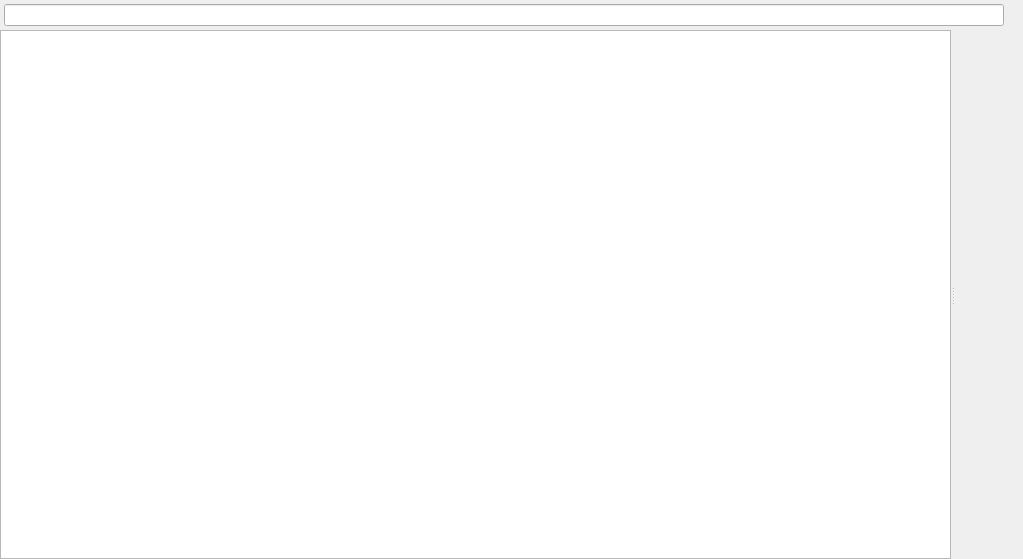
<?xml version="1.0" encoding="UTF-8"?>
<ui version="4.0">
 <class>ImageViewer</class>
 <widget class="QWidget" name="ImageViewer">
  <property name="geometry">
   <rect>
    <x>0</x>
    <y>0</y>
    <width>1023</width>
    <height>559</height>
   </rect>
  </property>
  <layout class="QVBoxLayout">
   <property name="spacing">
    <number>0</number>
   </property>
   <property name="leftMargin">
    <number>0</number>
   </property>
   <property name="topMargin">
    <number>0</number>
   </property>
   <property name="rightMargin">
    <number>0</number>
   </property>
   <property name="bottomMargin">
    <number>0</number>
   </property>
   <item>
    <layout class="QHBoxLayout" name="_2">
     <property name="spacing">
      <number>8</number>
     </property>
     <property name="leftMargin">
      <number>4</number>
     </property>
     <property name="topMargin">
      <number>4</number>
     </property>
     <property name="rightMargin">
      <number>4</number>
     </property>
     <property name="bottomMargin">
      <number>4</number>
     </property>
     <item>
      <widget class="QLineEdit" name="filter"/>
     </item>
     <item>
      <widget class="QLabel" name="count"/>
     </item>
    </layout>
   </item>
   <item>
    <widget class="QSplitter" name="splitter">
     <property name="sizePolicy">
      <sizepolicy hsizetype="Expanding" vsizetype="Expanding">
       <horstretch>0</horstretch>
       <verstretch>0</verstretch>
      </sizepolicy>
     </property>
     <property name="orientation">
      <enum>Qt::Orientation::Horizontal</enum>
     </property>
     <widget class="QListView" name="images">
      <property name="verticalScrollBarPolicy">
       <enum>Qt::ScrollBarPolicy::ScrollBarAlwaysOff</enum>
      </property>
      <property name="horizontalScrollBarPolicy">
       <enum>Qt::ScrollBarPolicy::ScrollBarAlwaysOff</enum>
      </property>
      <property name="selectionMode">
       <enum>QAbstractItemView::SelectionMode::ExtendedSelection</enum>
      </property>
      <property name="selectionBehavior">
       <enum>QAbstractItemView::SelectionBehavior::SelectItems</enum>
      </property>
      <property name="iconSize">
       <size>
        <width>512</width>
        <height>512</height>
       </size>
      </property>
      <property name="verticalScrollMode">
       <enum>QAbstractItemView::ScrollMode::ScrollPerPixel</enum>
      </property>
      <property name="horizontalScrollMode">
       <enum>QAbstractItemView::ScrollMode::ScrollPerPixel</enum>
      </property>
      <property name="resizeMode">
       <enum>QListView::ResizeMode::Adjust</enum>
      </property>
      <property name="gridSize">
       <size>
        <width>520</width>
        <height>520</height>
       </size>
      </property>
      <property name="viewMode">
       <enum>QListView::ViewMode::IconMode</enum>
      </property>
     </widget>
     <widget class="QScrollArea" name="imageScrollArea">
      <property name="frameShape">
       <enum>QFrame::Shape::NoFrame</enum>
      </property>
      <property name="frameShadow">
       <enum>QFrame::Shadow::Plain</enum>
      </property>
      <property name="lineWidth">
       <number>0</number>
      </property>
      <property name="verticalScrollBarPolicy">
       <enum>Qt::ScrollBarPolicy::ScrollBarAlwaysOff</enum>
      </property>
      <property name="horizontalScrollBarPolicy">
       <enum>Qt::ScrollBarPolicy::ScrollBarAlwaysOff</enum>
      </property>
      <property name="widgetResizable">
       <bool>true</bool>
      </property>
      <widget class="QWidget" name="scrollAreaWidgetContents">
       <property name="geometry">
        <rect>
         <x>0</x>
         <y>0</y>
         <width>74</width>
         <height>530</height>
        </rect>
       </property>
       <layout class="QVBoxLayout" name="_3">
        <property name="spacing">
         <number>0</number>
        </property>
        <property name="leftMargin">
         <number>0</number>
        </property>
        <property name="topMargin">
         <number>0</number>
        </property>
        <property name="rightMargin">
         <number>0</number>
        </property>
        <property name="bottomMargin">
         <number>0</number>
        </property>
        <item>
         <widget class="QLabel" name="image">
          <property name="alignment">
           <set>Qt::AlignmentFlag::AlignHCenter|Qt::AlignmentFlag::AlignTop</set>
          </property>
         </widget>
        </item>
       </layout>
      </widget>
     </widget>
    </widget>
   </item>
  </layout>
 </widget>
 <layoutdefault spacing="6" margin="11"/>
 <resources/>
 <connections/>
</ui>
